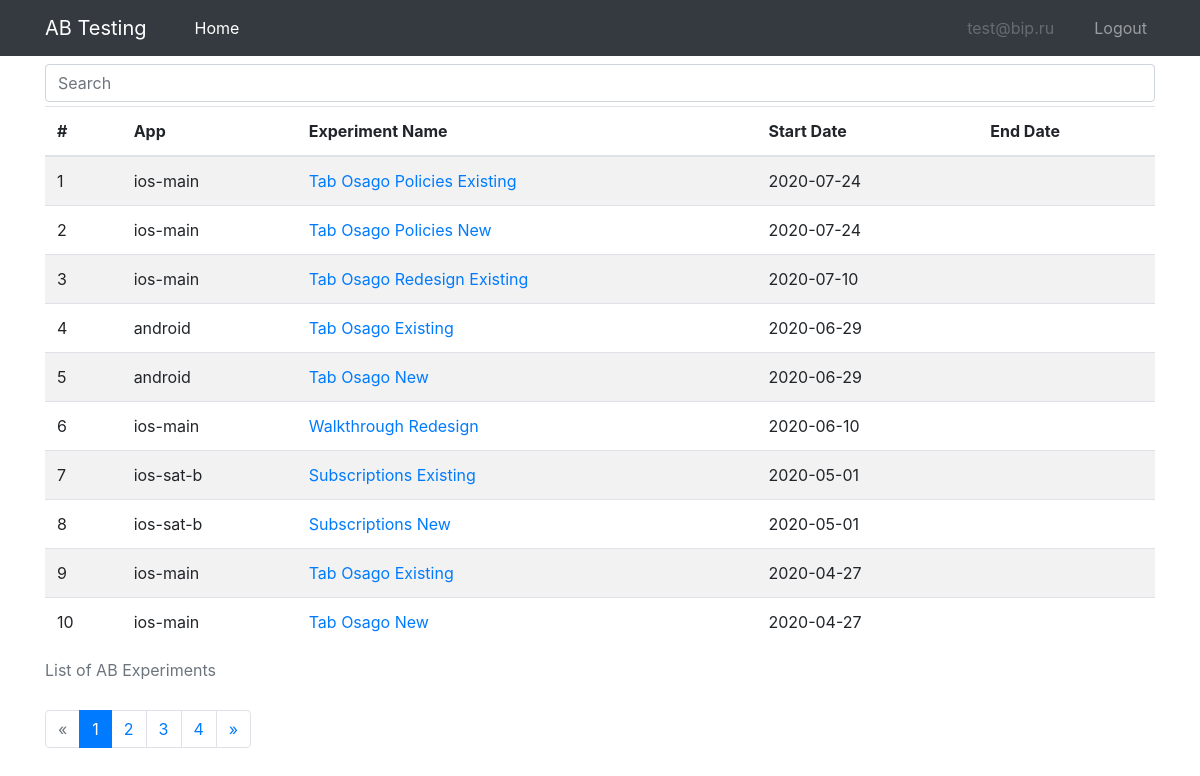
The page /index (signed in) on the database its author committed.
### models.py (models this page shows, shortened)
class User(UserMixin, db.Model):
    id = db.Column(db.Integer, primary_key=True)
    email = db.Column(db.String(120), index=True, unique=True)
    password_hash = db.Column(db.String(128))

class ABExperiment(db.Model):
    __tablename__ = "experiment"
    __table_args__ = (db.UniqueConstraint('app_id', 'name', name="unique_constraint_app_exp"), )
    id = db.Column(db.Integer, primary_key=True)
    app_id = db.Column(db.Integer, db.ForeignKey("app.id"))
    name = db.Column(db.String(120), index=True)
    description = db.Column(db.Text)
    metrics = db.Column(db.Text)
    start_date = db.Column(db.Date)
    end_date = db.Column(db.Date)
    options = db.relationship('ABOption', backref='experiment') # cascade="all, delete-orphan"
    @property
    def clean_name(self):
        clean_name = " ".join(
            [i.capitalize() for i in self.name.split("_") if i not in ("exp", "ios", "android")]
        )
        return clean_name

class App(db.Model):
    __tablename__ = "app"
    id = db.Column(db.Integer, primary_key=True)
    name = db.Column(db.String(120), index=True, unique=True)
    experiments = db.relationship('ABExperiment', backref='app')

### ab/ab.py (the view)
@bp.route("/")
@bp.route("/index")
@login_required
def index():
    page = request.args.get("page", default=1, type=int)
    q = request.args.get("q", default="")
    exp_pagination = ABExperiment.query \
        .join(App, ABExperiment.app_id == App.id) \
        .filter(
            (ABExperiment.name.like(f"%{q}%")) | (App.name.like(f"%{q}%"))
        ) \
        .order_by(ABExperiment.start_date.desc(), ABExperiment.name) \
        .limit(100).from_self() \
        .paginate(page=page, per_page=10)
    return render_template("ab/ab_list.html", exp_pagination=exp_pagination, q=q, active_link="home")

### main.py (called while the page is built)
@login.user_loader
def load_user(id):
    return User.query.get(int(id))

### templates/ab/ab_list.html (shortened to what this page needs)
{% extends "base.html" %}
{% from "macros/_pagination.html" import render_pagination %}
{% block content %}
<div class="container">
    <form action="{{ url_for('ab.index') }}" method="GET">
        <div class="form-group mt-2 mb-1">
            <input class="form-control" type="text" name="q" placeholder="Search" aria-label="Search">
        </div>
    </form>
    {% if exp_pagination %}
    <table class="table table-hover table-striped">
        <caption>List of AB Experiments</caption>
        <thead>
            <tr>
                <th scope="col">#</th>
                <th scope="col">App</th>
                <th scope="col">Experiment Name</th>
                <th scope="col">Start Date</th>
                <th scope="col">End Date</th>
            </tr>
        </thead>
        {% for exp in exp_pagination.items %}
        <tr>
            <td>{{ loop.index + ((exp_pagination.page - 1) * exp_pagination.per_page) }}</td>
            <td>{{ exp.app.name }}</td>
            <td><a href="{{ url_for('ab.detail', exp_name=exp.name) }}">{{ exp.clean_name }}</a></td>
            <td>{{ exp.start_date }}</td>
            <td>
            </td>
        </tr>
        {% endfor %}
    </table>
    {{ render_pagination(exp_pagination, endpoint='ab.index', q=q) }}
    {% endif %}
</div>
{% endblock %}

### templates/base.html (shortened to what this page needs)
<!DOCTYPE html>
<html>
    <head>
        <link rel="stylesheet" href="https://stackpath.bootstrapcdn.com/bootstrap/4.5.0/css/bootstrap.min.css">
        <link rel="stylesheet" href="https://stackpath.bootstrapcdn.com/font-awesome/4.7.0/css/font-awesome.min.css">
        <link rel="stylesheet" type="text/css" href="{{ url_for('static', filename='css/style.css') }}">
    </head>
    <body>
    <nav class="navbar navbar-expand-md navbar-dark bg-dark fixed-top">
        <div class="container">
            <a class="navbar-brand" href="{{ url_for('ab.index') }}">AB Testing</a>
            <div class="collapse navbar-collapse" id="navbarCollapse">
                <ul class="navbar-nav mr-auto">
                    <li class="nav-item {{ 'active' if active_link == 'home' else None }} ml-4">
                        <a class="nav-link" href="{{ url_for('ab.index') }}">Home</a>
                    </li>
                </ul>
                <ul class="navbar-nav ml-auto">
                {% if current_user.is_authenticated %}
                    <li class="nav-item mr-4">
                    <a class="nav-link disabled">{{ current_user.email }}</a>
                    </li>
                    <li class="nav-item">
                    <a class="nav-link" href="{{ url_for('auth.logout') }}">Logout</a>
                    </li>
                {% endif %}
                </ul>
            </div>
        </div>
    </nav>
    {% block content %}
    {% endblock %}
    </body>
</html>

### templates/macros/_pagination.html
{% macro render_pagination(pagination, endpoint, q) %}
<nav aria-label="Page navigation example">
    <ul class="pagination">
        {% if pagination.has_prev %}
            {% if q and q != "" %}
                <li class="page-item"><a class="page-link" href="{{ url_for(endpoint, page=pagination.prev_num, q=q) }}">&laquo;</a></li>
            {% else %}
                <li class="page-item"><a class="page-link" href="{{ url_for(endpoint, page=pagination.prev_num) }}">&laquo;</a></li>
            {% endif %}
        {% else %}
            <li class="page-item disabled"><a class="page-link" href="#">&laquo;</a></li>
        {% endif %}
        {% for page in pagination.iter_pages() %}
            {% if page %}
                {% if page != pagination.page %}
                    {% if q and q != "" %}
                        <li class="page-item"><a class="page-link" href="{{ url_for(endpoint, page=page, q=q) }}">{{ page }}</a></li>
                    {% else %}
                        <li class="page-item"><a class="page-link" href="{{ url_for(endpoint, page=page) }}">{{ page }}</a></li>
                    {% endif %}
                {% else %}
                    <li class="page-item active"><span class="page-link">{{ page }}</span></li>
                {% endif %}
            {% endif %}
        {% endfor %}
        {% if pagination.has_next %}
            {% if q and q != "" %}
                <li class="page-item"><a class="page-link" href="{{ url_for(endpoint, q=q, page=pagination.next_num) }}">&raquo;</a></li>
            {% else %}
                <li class="page-item"><a class="page-link" href="{{ url_for(endpoint, page=pagination.next_num) }}">&raquo;</a></li>
            {% endif %}
        {% else %}
            <li class="page-item disabled"><a class="page-link" href="#">&raquo;</a></li>
        {% endif %}
    </ul>
</nav>
{% endmacro %}

### static/css/style.css (style rules this page uses)
body { padding-top: 3.5rem; }

### rows shown on the page
User: email "test@bip.ru"
ABExperiment: app.name "ios-main", clean_name "Tab Osago Policies Existing", start_date "2020-07-24"
ABExperiment: app.name "ios-main", clean_name "Tab Osago Policies New", start_date "2020-07-24"
ABExperiment: app.name "ios-main", clean_name "Tab Osago Redesign Existing", start_date "2020-07-10"
ABExperiment: app.name "android", clean_name "Tab Osago Existing", start_date "2020-06-29"
ABExperiment: app.name "android", clean_name "Tab Osago New", start_date "2020-06-29"
ABExperiment: app.name "ios-main", clean_name "Walkthrough Redesign", start_date "2020-06-10"
ABExperiment: app.name "ios-sat-b", clean_name "Subscriptions Existing", start_date "2020-05-01"
ABExperiment: app.name "ios-sat-b", clean_name "Subscriptions New", start_date "2020-05-01"
ABExperiment: app.name "ios-main", clean_name "Tab Osago Existing", start_date "2020-04-27"
ABExperiment: app.name "ios-main", clean_name "Tab Osago New", start_date "2020-04-27"

### other values the page prints
{{ page }} "1"
{{ page }} "2" "3" "4"
